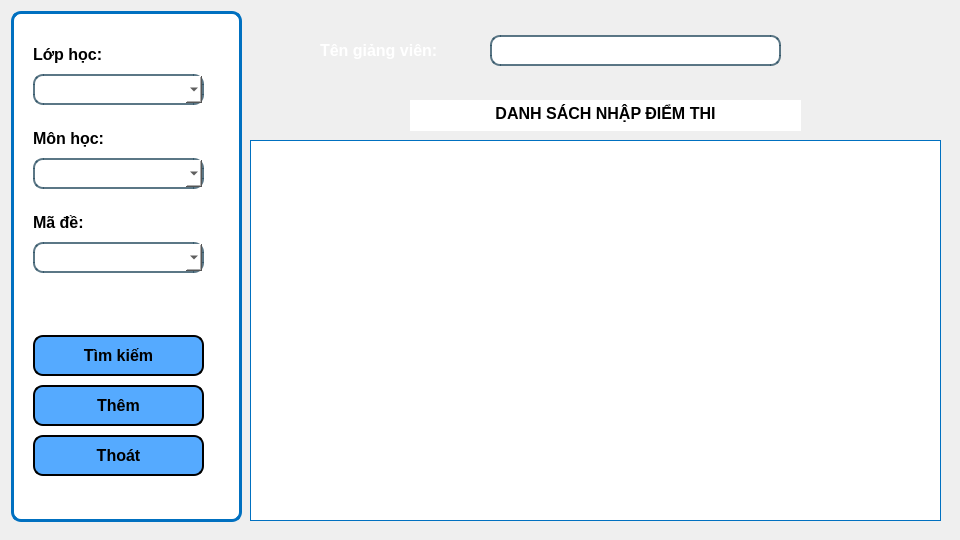
<?xml version="1.0" encoding="UTF-8"?>
<ui version="4.0">
 <class>man_hinh_lap_ket_qua_cham_thi</class>
 <widget class="QWidget" name="man_hinh_lap_ket_qua_cham_thi">
  <property name="geometry">
   <rect>
    <x>0</x>
    <y>0</y>
    <width>960</width>
    <height>540</height>
   </rect>
  </property>
  <property name="windowTitle">
   <string>Form</string>
  </property>
  <property name="styleSheet">
   <string notr="true"/>
  </property>
  <widget class="QGroupBox" name="groupBox_2">
   <property name="geometry">
    <rect>
     <x>240</x>
     <y>10</y>
     <width>581</width>
     <height>85</height>
    </rect>
   </property>
   <property name="styleSheet">
    <string notr="true">border:None;</string>
   </property>
   <property name="title">
    <string/>
   </property>
   <widget class="QLineEdit" name="ten_giang_vien">
    <property name="geometry">
     <rect>
      <x>250</x>
      <y>25</y>
      <width>291</width>
      <height>31</height>
     </rect>
    </property>
    <property name="styleSheet">
     <string notr="true">background-color:rgba(255, 255, 255, 255);
border: 2px solid rgba(46, 82, 101, 200);
border-radius: 10px;
padding: 0 8px;
font-size: 16px;</string>
    </property>
   </widget>
   <widget class="QLabel" name="label_2">
    <property name="geometry">
     <rect>
      <x>10</x>
      <y>10</y>
      <width>561</width>
      <height>61</height>
     </rect>
    </property>
    <property name="text">
     <string/>
    </property>
    <property name="pixmap">
     <pixmap resource="../../resource.qrc">:/images/Ảnh26.png</pixmap>
    </property>
    <property name="scaledContents">
     <bool>true</bool>
    </property>
   </widget>
   <widget class="QLabel" name="label_3">
    <property name="geometry">
     <rect>
      <x>20</x>
      <y>20</y>
      <width>55</width>
      <height>41</height>
     </rect>
    </property>
    <property name="text">
     <string/>
    </property>
    <property name="pixmap">
     <pixmap resource="../../resource.qrc">:/images/sinh viên.png</pixmap>
    </property>
    <property name="scaledContents">
     <bool>true</bool>
    </property>
   </widget>
   <widget class="QLabel" name="label_6">
    <property name="geometry">
     <rect>
      <x>80</x>
      <y>20</y>
      <width>161</width>
      <height>41</height>
     </rect>
    </property>
    <property name="font">
     <font>
      <family>Tahoma</family>
      <pointsize>12</pointsize>
      <bold>true</bold>
     </font>
    </property>
    <property name="styleSheet">
     <string notr="true">border: None;
color: rgb(255, 255, 255);</string>
    </property>
    <property name="text">
     <string>Tên giảng viên:</string>
    </property>
   </widget>
   <zorder>label_2</zorder>
   <zorder>ten_giang_vien</zorder>
   <zorder>label_3</zorder>
   <zorder>label_6</zorder>
  </widget>
  <widget class="QGroupBox" name="groupBox">
   <property name="geometry">
    <rect>
     <x>11</x>
     <y>11</y>
     <width>231</width>
     <height>511</height>
    </rect>
   </property>
   <property name="styleSheet">
    <string notr="true">border: 3px solid rgba(46, 82, 101, 200);
background-color: rgb(255, 255, 255);
border-radius: 10px;
border-color: rgb(0, 112, 192);</string>
   </property>
   <property name="title">
    <string/>
   </property>
   <layout class="QVBoxLayout" name="verticalLayout" stretch="1,1,1,3">
    <property name="topMargin">
     <number>20</number>
    </property>
    <property name="bottomMargin">
     <number>0</number>
    </property>
    <item>
     <widget class="QGroupBox" name="groupBox_4">
      <property name="styleSheet">
       <string notr="true">border: None;</string>
      </property>
      <property name="title">
       <string/>
      </property>
      <widget class="QComboBox" name="lop_hoc">
       <property name="geometry">
        <rect>
         <x>10</x>
         <y>40</y>
         <width>171</width>
         <height>31</height>
        </rect>
       </property>
       <property name="styleSheet">
        <string notr="true">border: 2px solid rgba(46, 82, 101, 200);
</string>
       </property>
      </widget>
      <widget class="QLabel" name="label">
       <property name="geometry">
        <rect>
         <x>10</x>
         <y>10</y>
         <width>101</width>
         <height>21</height>
        </rect>
       </property>
       <property name="font">
        <font>
         <family>Tahoma</family>
         <pointsize>12</pointsize>
         <bold>true</bold>
        </font>
       </property>
       <property name="text">
        <string>Lớp học: </string>
       </property>
      </widget>
     </widget>
    </item>
    <item>
     <widget class="QGroupBox" name="groupBox_5">
      <property name="styleSheet">
       <string notr="true">border: None;</string>
      </property>
      <property name="title">
       <string/>
      </property>
      <widget class="QComboBox" name="mon_hoc">
       <property name="geometry">
        <rect>
         <x>10</x>
         <y>40</y>
         <width>171</width>
         <height>31</height>
        </rect>
       </property>
       <property name="styleSheet">
        <string notr="true">border: 2px solid rgba(46, 82, 101, 200);
</string>
       </property>
      </widget>
      <widget class="QLabel" name="label_4">
       <property name="geometry">
        <rect>
         <x>10</x>
         <y>10</y>
         <width>91</width>
         <height>21</height>
        </rect>
       </property>
       <property name="font">
        <font>
         <family>Tahoma</family>
         <pointsize>12</pointsize>
         <bold>true</bold>
        </font>
       </property>
       <property name="text">
        <string>Môn học:</string>
       </property>
      </widget>
     </widget>
    </item>
    <item>
     <widget class="QGroupBox" name="groupBox_6">
      <property name="styleSheet">
       <string notr="true">border: None;</string>
      </property>
      <property name="title">
       <string/>
      </property>
      <widget class="QComboBox" name="ma_de">
       <property name="geometry">
        <rect>
         <x>10</x>
         <y>40</y>
         <width>171</width>
         <height>31</height>
        </rect>
       </property>
       <property name="styleSheet">
        <string notr="true">border: 2px solid rgba(46, 82, 101, 200);
</string>
       </property>
      </widget>
      <widget class="QLabel" name="label_5">
       <property name="geometry">
        <rect>
         <x>10</x>
         <y>10</y>
         <width>81</width>
         <height>21</height>
        </rect>
       </property>
       <property name="font">
        <font>
         <family>Tahoma</family>
         <pointsize>12</pointsize>
         <bold>true</bold>
        </font>
       </property>
       <property name="text">
        <string>Mã đề:</string>
       </property>
      </widget>
     </widget>
    </item>
    <item>
     <widget class="QGroupBox" name="groupBox_7">
      <property name="styleSheet">
       <string notr="true">border: None;</string>
      </property>
      <property name="title">
       <string/>
      </property>
      <widget class="QPushButton" name="them">
       <property name="geometry">
        <rect>
         <x>10</x>
         <y>100</y>
         <width>171</width>
         <height>41</height>
        </rect>
       </property>
       <property name="font">
        <font>
         <family>Tahoma</family>
         <pointsize>12</pointsize>
         <bold>true</bold>
        </font>
       </property>
       <property name="styleSheet">
        <string notr="true">color: rgb(0, 0, 0);
background-color: rgb(85, 170, 255);
border-radius: 10px;border: 2px solid rgb(0,0,0)</string>
       </property>
       <property name="text">
        <string>Thêm</string>
       </property>
       <property name="icon">
        <iconset resource="../../resource.qrc">
         <normaloff>:/images/6_n.png</normaloff>
         <normalon>../../../cnpm/6_n.png</normalon>:/images/6_n.png</iconset>
       </property>
      </widget>
      <widget class="QPushButton" name="thoat">
       <property name="geometry">
        <rect>
         <x>10</x>
         <y>150</y>
         <width>171</width>
         <height>41</height>
        </rect>
       </property>
       <property name="font">
        <font>
         <family>Tahoma</family>
         <pointsize>12</pointsize>
         <bold>true</bold>
        </font>
       </property>
       <property name="styleSheet">
        <string notr="true">background-color: rgb(85, 170, 255);
border-radius: 10px;border: 2px solid rgb(0,0,0)</string>
       </property>
       <property name="text">
        <string>Thoát</string>
       </property>
       <property name="icon">
        <iconset resource="../../resource.qrc">
         <normaloff>:/images/32_n.png</normaloff>
         <normalon>../../../cnpm/32_n.png</normalon>:/images/32_n.png</iconset>
       </property>
      </widget>
      <widget class="QPushButton" name="tim_kiem">
       <property name="geometry">
        <rect>
         <x>10</x>
         <y>50</y>
         <width>171</width>
         <height>41</height>
        </rect>
       </property>
       <property name="font">
        <font>
         <family>Tahoma</family>
         <pointsize>12</pointsize>
         <bold>true</bold>
        </font>
       </property>
       <property name="styleSheet">
        <string notr="true">color: rgb(0, 0, 0);
background-color: rgb(85, 170, 255);
border-radius: 10px;
border: 2px solid rgb(0,0,0)</string>
       </property>
       <property name="text">
        <string>Tìm kiếm</string>
       </property>
       <property name="icon">
        <iconset>
         <disabledoff>:/images/893_n.png</disabledoff>
        </iconset>
       </property>
      </widget>
     </widget>
    </item>
   </layout>
  </widget>
  <widget class="QTextEdit" name="textEdit">
   <property name="geometry">
    <rect>
     <x>410</x>
     <y>100</y>
     <width>391</width>
     <height>31</height>
    </rect>
   </property>
   <property name="styleSheet">
    <string notr="true">border:none;</string>
   </property>
   <property name="html">
    <string>&lt;!DOCTYPE HTML PUBLIC &quot;-//W3C//DTD HTML 4.0//EN&quot; &quot;http://www.w3.org/TR/REC-html40/strict.dtd&quot;&gt;
&lt;html&gt;&lt;head&gt;&lt;meta name=&quot;qrichtext&quot; content=&quot;1&quot; /&gt;&lt;meta charset=&quot;utf-8&quot; /&gt;&lt;style type=&quot;text/css&quot;&gt;
p, li { white-space: pre-wrap; }
hr { height: 1px; border-width: 0; }
li.unchecked::marker { content: &quot;\2610&quot;; }
li.checked::marker { content: &quot;\2612&quot;; }
&lt;/style&gt;&lt;/head&gt;&lt;body style=&quot; font-family:'Segoe UI'; font-size:9pt; font-weight:400; font-style:normal;&quot;&gt;
&lt;p align=&quot;center&quot; style=&quot; margin-top:0px; margin-bottom:0px; margin-left:0px; margin-right:0px; -qt-block-indent:0; text-indent:0px;&quot;&gt;&lt;span style=&quot; font-family:'MS Shell Dlg 2'; font-size:12pt; font-weight:600;&quot;&gt;DANH SÁCH NHẬP ĐIỂM THI&lt;/span&gt;&lt;/p&gt;&lt;/body&gt;&lt;/html&gt;</string>
   </property>
  </widget>
  <widget class="QTableWidget" name="ket_qua_cham_thi">
   <property name="enabled">
    <bool>true</bool>
   </property>
   <property name="geometry">
    <rect>
     <x>250</x>
     <y>140</y>
     <width>691</width>
     <height>381</height>
    </rect>
   </property>
   <property name="acceptDrops">
    <bool>false</bool>
   </property>
   <property name="styleSheet">
    <string notr="true">border: 1px solid rgba(46, 82, 101, 200);
background-color: rgb(255, 255, 255);
border-radius: 0px;
border-color: rgb(0, 112, 192);</string>
   </property>
   <property name="autoScroll">
    <bool>true</bool>
   </property>
   <property name="showDropIndicator" stdset="0">
    <bool>true</bool>
   </property>
   <property name="dragDropOverwriteMode">
    <bool>true</bool>
   </property>
   <property name="showGrid">
    <bool>true</bool>
   </property>
   <attribute name="horizontalHeaderHighlightSections">
    <bool>true</bool>
   </attribute>
   <attribute name="verticalHeaderHighlightSections">
    <bool>true</bool>
   </attribute>
  </widget>
 </widget>
 <resources>
  <include location="../../resource.qrc"/>
 </resources>
 <connections/>
</ui>
